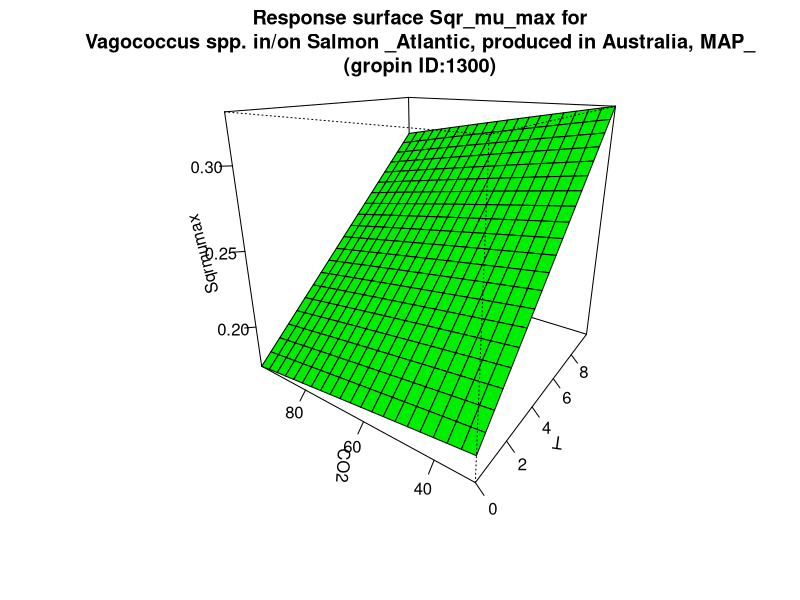

Generate this figure with R:
#############################
# start of Parameter script
#############################
T <- seq(0,9.99000999000999,length.out=21)
CO2 <- seq(30.03,97.9020979020979,length.out=21)
#############################
# end of Parameter script
#############################
############################# 
# start of Model script Gropin ID 1300 
#############################
 
# constant coefficients for this model
 
variables <- data.frame(T,CO2)
argumentsPar <- unique.data.frame(expand.grid(variables))
 
# heart of the model
response_surface <- function(T,CO2) {
   mumax <-6.88*(10^-4)*(T+13.25)*sqrt(452-CO2)

	return(mumax=mumax)
} 

# output parameters
responseSurface <- cbind(argumentsPar,response_surface(argumentsPar['T'],argumentsPar['CO2']))
colnames(responseSurface) <- c(colnames(argumentsPar),'Sqrmumax')
#############################
# End of Model script
#############################
############################# 
# start of Visualisation script Gropin ID 1300 
#############################
titleText <-'Response surface Sqr_mu_max for
Vagococcus spp. in/on Salmon _Atlantic, produced in Australia, MAP_
(gropin ID:1300)'
persp(T,CO2,matrix(unlist(responseSurface$'Sqrmumax'),nrow=21),col = 'green',xlab='T',ylab='CO2',zlab='Sqrmumax',main=titleText,theta=305,phi=20,shade=0.25,ticktype = 'detailed')
#############################
# End of Visualisation script
#############################
